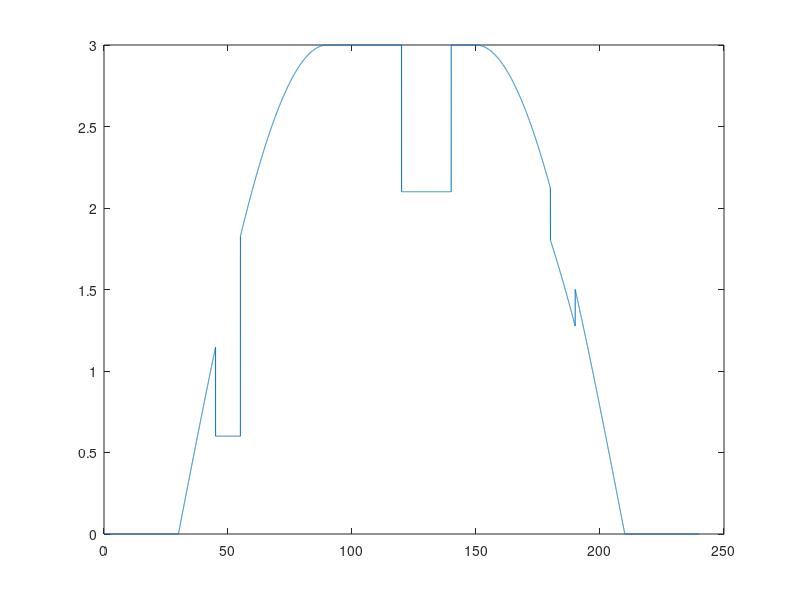

Reproduce this figure in MATLAB.
clear all; close all; clc
% generate sine wave to simulate solar generation cycle and could cover
% 4 minutes (240 seconds)
% 0-30      - no action
% 30-90     - ramp up
% 90-150    - hold peak
% 150-210   - ramp down
% 210-240   - no action

% cloud cover events
% 45-55 - 20% max gen
% 120-140 - 30% cover
% 180-190 - 15% cover

% running variables
ts = 0:1/60:240;            % 4 minutes of time
xs = zeros(length(ts),1);   % modulation signal

maxGen = 3;                 % peak of genration

% create modulation signal based on time (similar to PST simulation)
for n=1:length(ts)
    
    % Handle basic generation curve
    if ts(n) >= 30 && ts(n) < 90
        % up ramp
        % use first 1/4 cycle of a sin to ramp up
        xs(n) = maxGen*sin( (ts(n)-30) * 2*pi/240); 
    elseif ts(n) >= 150 && ts(n) < 210
        % down ramp
        % use second 1/4 cycle of a sin to ramp down
        xs(n) = maxGen*sin( (ts(n)-150) * 2*pi/240 + pi/2);   
    elseif ts(n) >= 90 && ts(n) < 150
        % held peak
        xs(n) = maxGen;
    else
        % no generation
        xs(n) = 0;
    end
    
    % Handle Cloud cover generation reductions
    if ts(n) >= 45 && ts(n) < 55
        xs(n) = maxGen*.2;
    elseif ts(n) >= 120 && ts(n) < 140
        xs(n) = xs(n)*0.7;
    elseif ts(n) >= 180 && ts(n) < 190
        xs(n) = xs(n)*0.85;
    end
    
end

% plot modulation signal
figure
plot(ts,xs)
clear ts xs w